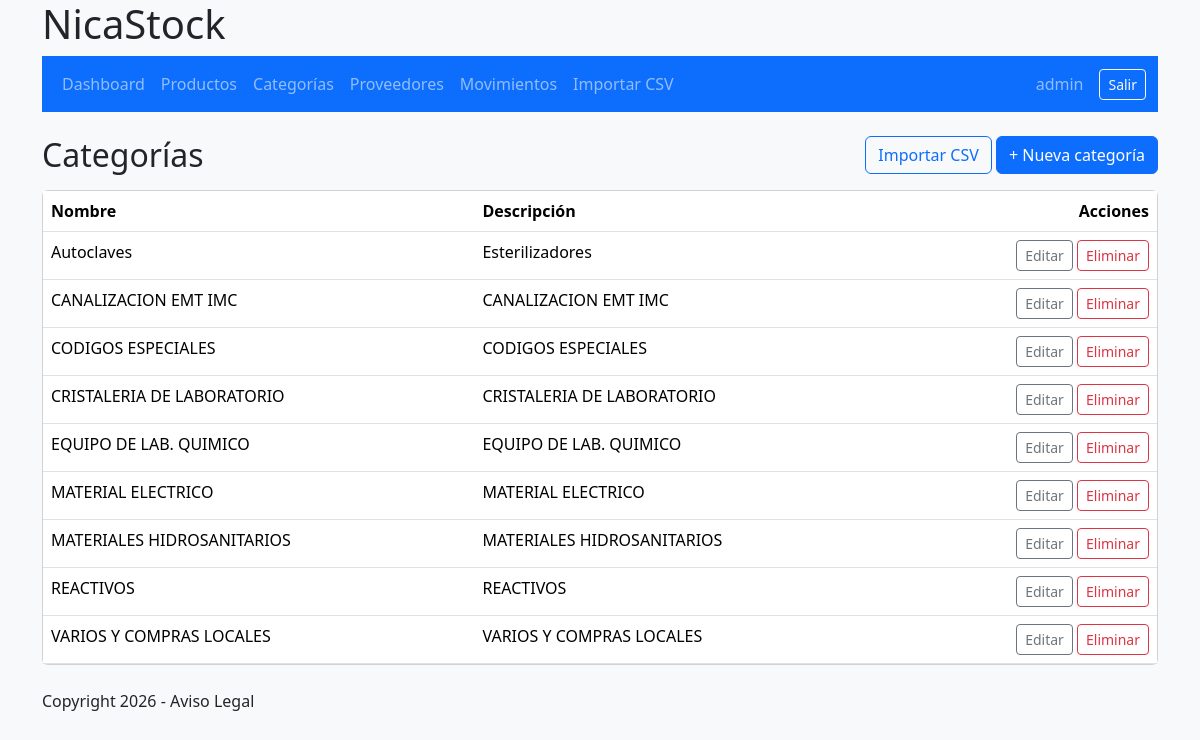
/categorias/ (signed in), run on the app's committed database.
### Categoria/models.py (models this page shows, shortened)
class Categoria(models.Model):
    nombre = models.CharField(max_length=100, unique=True)
    descripcion = models.TextField(blank=True)
    class Meta:
      verbose_name = 'categoría'
      verbose_name_plural = 'categorías'
      ordering = ['nombre']

### Categoria/views.py (the view)
# urls.py: path('categorias/', views.categorias, name='categorias'),
@login_required
def categorias(request):
    return render(request, 'inventario/categorias.html', {'categorias': Categoria.objects.all()})

### inventario/templates/inventario/categorias.html (shortened to what this page needs)
{% extends 'inventario/base.html' %}
{% block content %}
<div class="d-flex justify-content-between align-items-center mb-3">
  <h1 class="h2 mb-0">Categorías</h1>
  <div>
    {% if perms.inventario.add_categoria and perms.inventario.change_categoria %}
      <a class="btn btn-outline-primary" href="{% url 'importar_categorias_csv' %}">Importar CSV</a>
    {% endif %}
    {% if perms.inventario.add_categoria %}
      <a class="btn btn-primary" href="{% url 'categoria_nueva' %}">+ Nueva categoría</a>
    {% endif %}
  </div>
</div>
<div class="card">
  <div class="table-responsive">
    <table class="table table-hover mb-0">
      <thead>
        <tr>
          <th>Nombre</th>
          <th>Descripción</th>
          <th class="text-end">Acciones</th>
        </tr>
      </thead>
      <tbody>
        {% for categoria in categorias %}
        <tr>
          <td>{{ categoria.nombre }}</td>
          <td>{{ categoria.descripcion|default:'—' }}</td>
          <td class="text-end">
            {% if perms.inventario.change_categoria %}
            <a class="btn btn-sm btn-outline-secondary" href="{% url 'categoria_editar' categoria.pk %}">Editar</a>
            {% endif %}
            {% if perms.inventario.delete_categoria %}
            <a class="btn btn-sm btn-outline-danger" href="{% url 'categoria_eliminar' categoria.pk %}">Eliminar</a>
            {% endif %}
          </td>
        </tr>{% empty %}
        <tr>
          <td colspan="3" class="text-center text-muted">No hay categorías registradas.</td>
        </tr>
        {% endfor %}
      </tbody>
    </table>
  </div>
</div>
{% endblock %}

### inventario/templates/inventario/_includes/_header.html (shortened to what this page needs)
<header>
  <div class="container">
    <h1>NicaStock</h1>
    <nav class="navbar navbar-expand-lg navbar-dark bg-primary">
      <div class="container">
        {% if user.is_authenticated %}
          <div class="navbar-nav me-auto">
            <a class="nav-link" href="{% url 'dashboard' %}">Dashboard</a>
            <a class="nav-link" href="{% url 'productos' %}">Productos</a>
            <a class="nav-link" href="{% url 'categorias' %}">Categorías</a>
            <a class="nav-link" href="{% url 'proveedores' %}">Proveedores</a>
            <a class="nav-link" href="{% url 'movimientos' %}">Movimientos</a>
            {% if perms.inventario.importar_productos %}
              <a class="nav-link" href="{% url 'importar_csv' %}">Importar CSV</a>
            {% endif %}
          </div>
          <span class="navbar-text me-3">{{ user.username }}</span>
          <form method="post" action="{% url 'logout' %}">
            <button type="submit" class="btn btn-outline-light btn-sm">Salir</button>
          </form>
        {% endif %}
      </div>
    </nav>
  </div>
</header>

### static/css/app.css (style rules this page uses)
body { min-height: 100vh; }

### data on the page
Categoria: nombre "Autoclaves", descripcion "Esterilizadores"
Categoria: nombre "CANALIZACION EMT IMC", descripcion "CANALIZACION EMT IMC"
Categoria: nombre "CODIGOS ESPECIALES", descripcion "CODIGOS ESPECIALES"
Categoria: nombre "CRISTALERIA DE LABORATORIO", descripcion "CRISTALERIA DE LABORATORIO"
Categoria: nombre "EQUIPO DE LAB. QUIMICO", descripcion "EQUIPO DE LAB. QUIMICO"
Categoria: nombre "MATERIAL ELECTRICO", descripcion "MATERIAL ELECTRICO"
Categoria: nombre "MATERIALES HIDROSANITARIOS", descripcion "MATERIALES HIDROSANITARIOS"
Categoria: nombre "REACTIVOS", descripcion "REACTIVOS"
Categoria: nombre "VARIOS Y COMPRAS LOCALES", descripcion "VARIOS Y COMPRAS LOCALES"

### other printed values
{{ user.username }} "admin"
